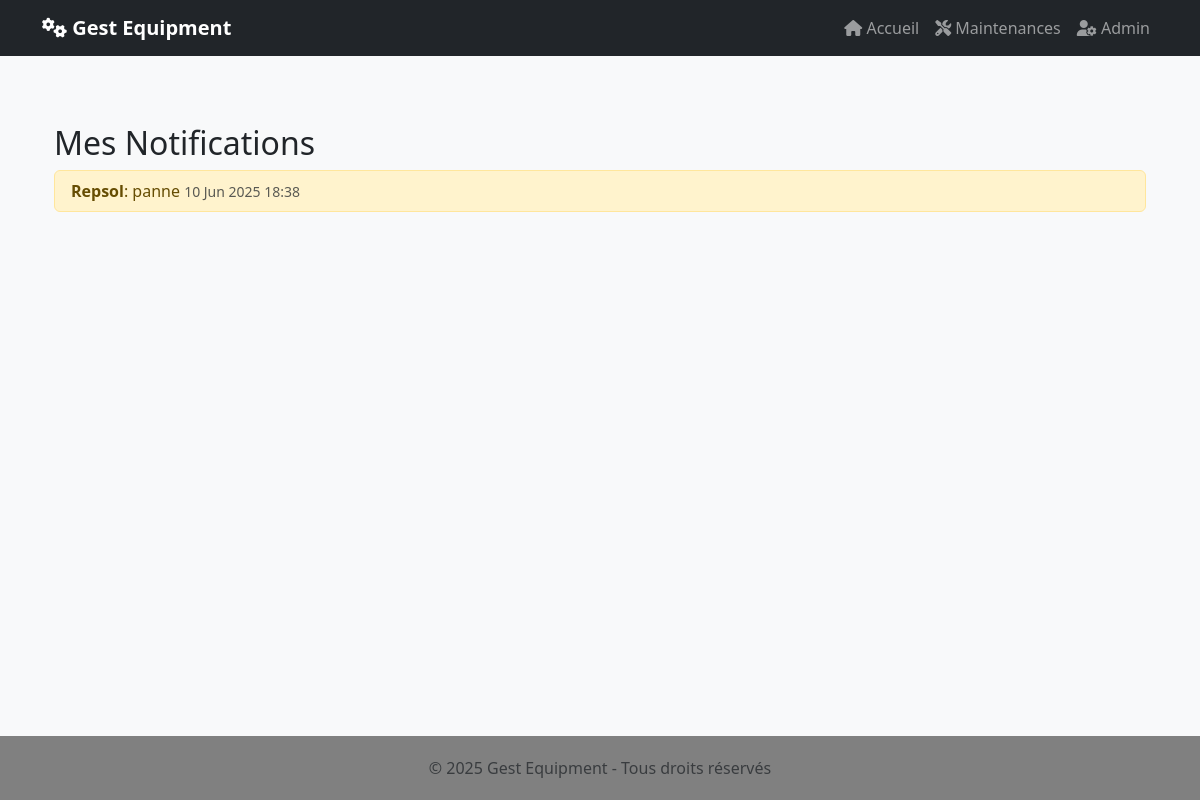
The page /notifications/ (signed in) on the database its author committed.
### equipments/models.py (models this page shows, shortened)
class Notification(models.Model):
    utilisateur = models.ForeignKey(settings.AUTH_USER_MODEL, on_delete=models.CASCADE)
    message = models.TextField()
    date_envoi = models.DateTimeField(auto_now_add=True)
    type_notification = models.CharField(max_length=50)
    lu = models.BooleanField(default=False)

### equipments/views.py (the view)
# urls.py: path('notifications/', views.notifications_list, name='notifications_list'),
def notifications_list(request):
    notifications = Notification.objects.filter(utilisateur=request.user).order_by('-date_envoi')
    return render(request, 'equipments/notifications_list.html', {'notifications': notifications})

### equipments/templates/equipments/notifications_list.html
{% extends "equipments/base.html" %}
{% block content %}
<div class="container mt-5">
    <h2>Mes Notifications</h2>
    {% if notifications %}
        <ul class="list-group">
            {% for notification in notifications %}
                <li class="list-group-item {% if not notification.lu %}list-group-item-warning{% endif %}">
                    <strong>{{ notification.type_notification }}</strong>: {{ notification.message }}
                    <small class="text-muted">{{ notification.date_envoi|date:"d M Y H:i" }}</small>
                </li>
            {% endfor %}
        </ul>
    {% else %}
        <p>Aucune notification pour le moment.</p>
    {% endif %}
</div>
{% endblock %}

### equipments/templates/equipments/base.html (style rules this page uses)
body { background-color: #f8f9fa; min-height: 100vh; display: flex; flex-direction: column; }

### rows shown on the page
Notification: type_notification "Repsol", message "panne", date_envoi "10 Jun 2025 18:38"
